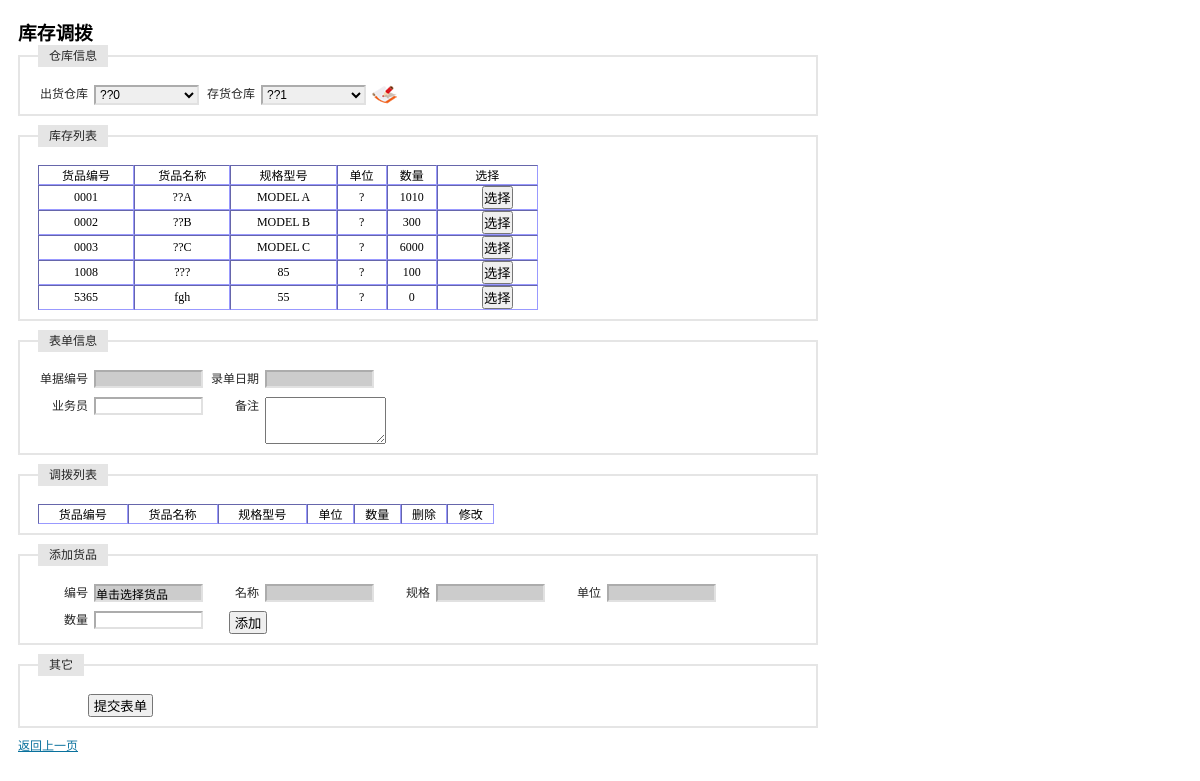
The page /receipt_exchange/receipt_exchange.php (signed in) on the database as committed earlier.
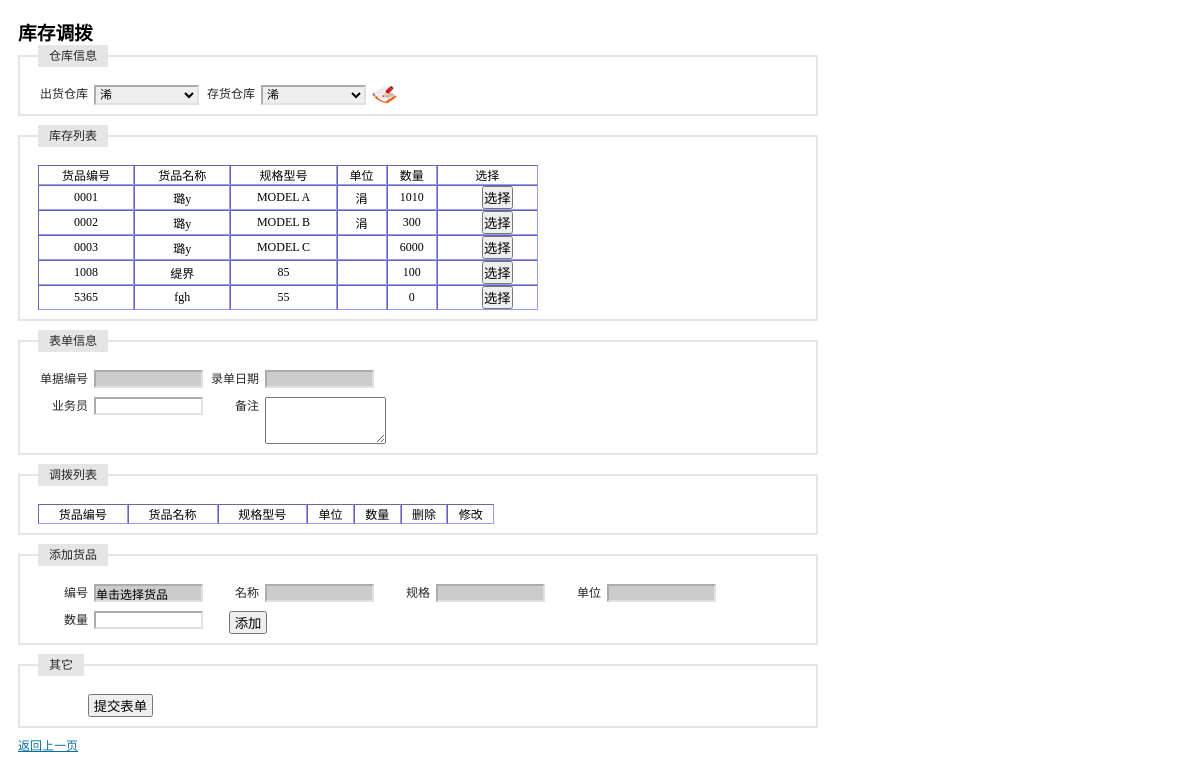
The same page on the database as committed later.
### tables this page shows
CREATE TABLE `table_warehouse_0000` (
  `id` varchar(8) NOT NULL,
  `num` int(4) default NULL,
  PRIMARY KEY  (`id`)
);

CREATE TABLE `tb_product` (
  `id` int(4) NOT NULL auto_increment,
  `maintype` varchar(20) NOT NULL,
  `subtype` varchar(20) NOT NULL,
  `name` varchar(20) NOT NULL,
  `encode` varchar(20) NOT NULL,
  `barcode` varchar(20) NOT NULL,
  `size` varchar(20) NOT NULL,
  `unit` varchar(10) NOT NULL,
  `upperlimit` int(4) NOT NULL,
  `lowerlimit` int(4) NOT NULL,
  `inprice` int(4) NOT NULL,
  `outprice` int(4) NOT NULL,
  `tupian` varchar(100) NOT NULL,
  `jianjie` mediumtext NOT NULL,
  `addtime` varchar(20) NOT NULL,
  PRIMARY KEY  (`id`,`encode`,`barcode`)
);

### receipt_exchange/receipt_exchange.php (the view, shortened to what this page needs)
<?php
    $warehouse = $_GET[warehouse];
    $query = "select * from table_warehouse order by name";
    $result_warehouse = mysql_query($query);
    if($warehouse=='')
        $warehouse='0000';
    $query = "select * from table_warehouse_$warehouse order by id asc";
    $result_item = mysql_query($query);
?>
<!DOCTYPE html PUBLIC "-//W3C//DTD XHTML 1.0 Transitional//EN" "http://www.w3.org/TR/xhtml1/DTD/xhtml1-transitional.dtd">
<html xmlns="http://www.w3.org/1999/xhtml">
<head>
</head>
<link rel="stylesheet" type="text/css" href="../css/iframe.css" media="screen" />
<body style="width:800px">
<form id="item_in" name="item_in" method="post" action="receipt_exchange_bg.php" onsubmit=" return checkForm()">
  <h3>库存调拨</h3>
  <fieldset>
  <legend>仓库信息</legend>
  <label>出货仓库</label>
  <select id="left" name="warehouse" onchange="location.href='receipt_exchange.php?warehouse='+this.value">
    <?php
    while($RS = mysql_fetch_array($result_warehouse))
        if($warehouse == $RS[id])
            echo "<option value='$RS[id]' selected>$RS[name]</option>";
        else
            echo "<option value='$RS[id]'>$RS[name]</option>";
    ?>
  </select>
  <label>存货仓库</label>
  <select id="right" name="warehouse2" >
    <script language="javascript">showRight()</script>
  </select>
  <a href="/wms/basic/warehouse/warehouse_show.php" target="_self"><img src="/wms/image/delete.gif" alt="仓库管理" width="25" height="19" border="0"/></a>
  </fieldset>
  <fieldset>
  <legend>库存列表</legend>
  <table id="storage" width="500" border="1" cellspacing="0" cellpadding="5" style="font-size:12px; border:thin; border-color:#9999FF ">
    <tr align="center">
      <td>货品编号</td>
      <td>货品名称</td>
      <td>规格型号</td>
      <td>单位</td>
      <td>数量</td>
      <td>选择</td>
    </tr>
    <?php
    while($RS = mysql_fetch_array($result_item)){
        echo "<tr align='center'>";
        echo "<td>$RS[id]</td>";
        if(1){
            $query = "select * from tb_product where encode = '$RS[id]'";
            $result_iteminfo = mysql_query($query);
            $RS2 = mysql_fetch_array($result_iteminfo);
            echo "<td>$RS2[name]</td>";
            echo "<td>$RS2[size]</td>";
            echo "<td>$RS2[unit]</td>";
        }
        else{
            echo "<td></td>";
            echo "<td></td>";
            echo "<td></td>";
        }
        echo "<td>$RS[num]</td>";
        echo "<td><button type='button' onclick='chooseItem(this)'>选择</button></td>";
        echo "</tr>";
    }
    ?>
  </table>
  </fieldset>
  <fieldset>
  <legend>表单信息</legend>
  <label>单据编号</label>
  <input id="id" name="id" type="text" onkeyup="value=value.replace(/[^\d]/g,'')" style="background-color:#CCCCCC" readonly/>
  <label>录单日期</label>
  <input name="date" type="text" id="control_date" style="background-color:#CCCCCC" onclick="new Calendar().show(this);"  maxlength="10" readonly/>
  <p>&nbsp;</p>
  <label>业务员</label>
  <input id="yewuyuan" name="yewuyuan" type="text" />
  <label>备注</label>
  <textarea name="remark" cols="13" rows="3" onkeyup="if(this.innerHTML.length>50) this.innerHTML=this.innerHTML.substr(0,50)"></textarea>
  </fieldset>
  <fieldset>
  <legend>调拨列表</legend>
  <table id="item_list" width="60%" border="1" cellspacing="0" cellpadding="5" style="font-size:12px; border:thin; border-color:#9999FF ">
    <tr align="center">
      <td>货品编号</td>
      <td>货品名称</td>
      <td>规格型号</td>
      <td>单位</td>
      <td>数量</td>
      <td>删除</td>
      <td>修改</td>
    </tr>
  </table>
  </fieldset>
  <fieldset>
  <legend>添加货品</legend>
  <label>编号</label>
  <input id="item_id" name="item_id" type="text" value="单击选择货品" size="10" style="background-color:#CCCCCC" readonly />
  <label>名称</label>
  <input id="item_name" name="item_name" type="text" size="5" style="background-color:#CCCCCC" readonly />
  <label>规格</label>
  <input id="item_model" name="item_model" type="text" size="5" style="background-color:#CCCCCC" readonly />
  <label>单位</label>
  <input id="item_unit" name="item_unit" type="text" size="5" style="background-color:#CCCCCC" readonly />
  <p>&nbsp;</p>
  <label>数量</label>
  <input name="item_num" type="text" id="item_num" onkeyup="value=value.replace(/[^\d]/g,'');numLimit(this)" maxlength="4" />
  <button type="button" onclick="if(checkInput()==true) addRow();">&nbsp;添加&nbsp;</button>
  </fieldset>
  <fieldset>
  <legend>其它</legend>
  <button type="submit" style="margin-left:50px">&nbsp;提交表单&nbsp;</button>
  </fieldset>
</form>
<p><a href="../basic/company/company_show.php">返回上一页</a></p>
</body>
</html>

Rows that differ between the two databases and show on the page:
changed through a linked row, table_warehouse_0000 "MODEL A": tb_product.name "??A" → "璐у"; tb_product.unit "?" → "涓"
changed through a linked row, table_warehouse_0000 "MODEL B": tb_product.name "??B" → "璐у"; tb_product.unit "?" → "涓"
changed through a linked row, table_warehouse_0000 "MODEL C": tb_product.name "??C" → "璐у"; tb_product.unit "?" → (not shown)
changed through a linked row, table_warehouse_0000 id 1008: tb_product.name "???" → "缇界"; tb_product.unit "?" → (not shown)
changed through a linked row, table_warehouse_0000 "fgh": tb_product.unit "?" → (not shown)
Other text that changed with them:
form field warehouse: "??0" → "浠"
form field warehouse2: "??1" → "浠"
